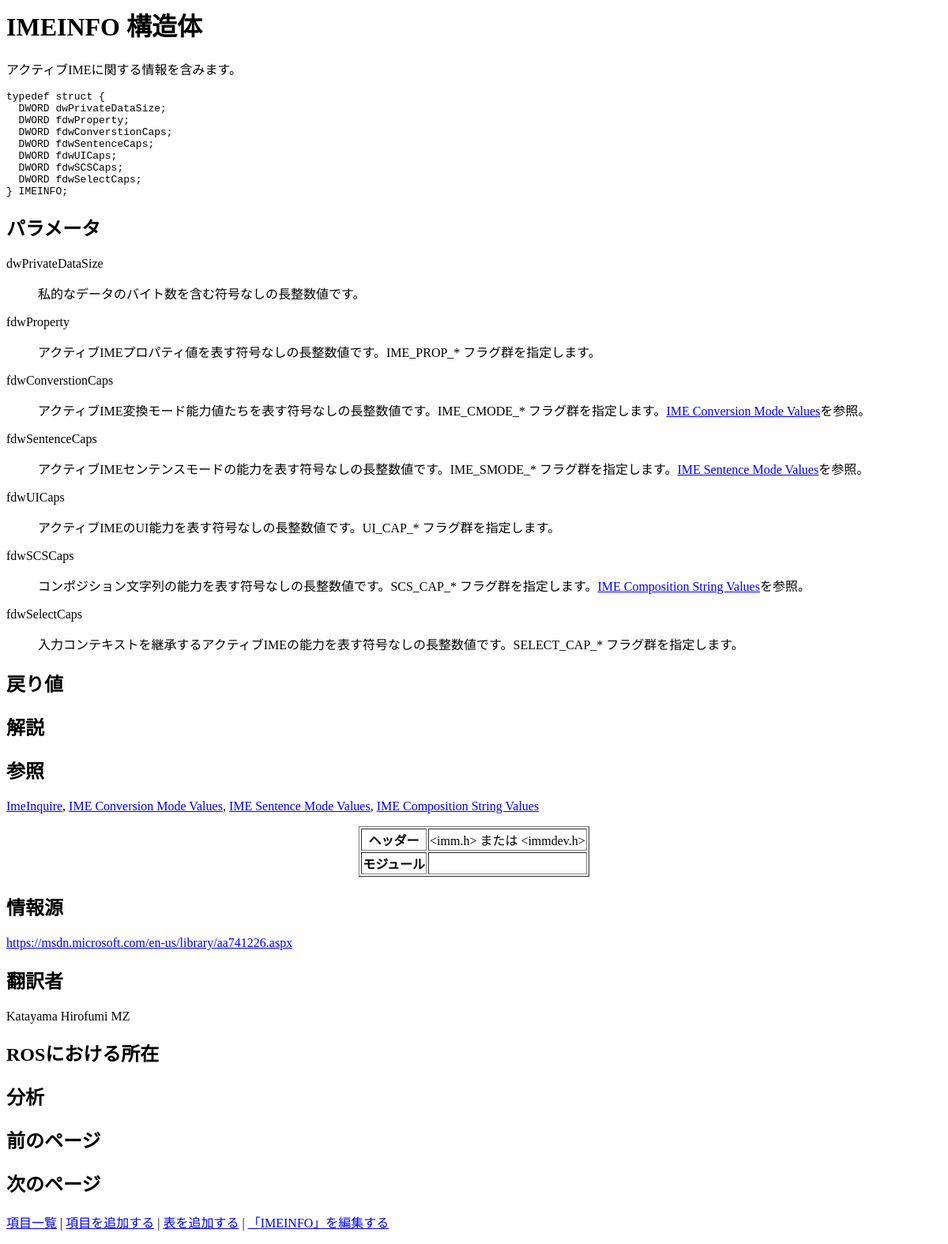
The page /show_entry.php?entry_name=IMEINFO on the database as committed earlier.
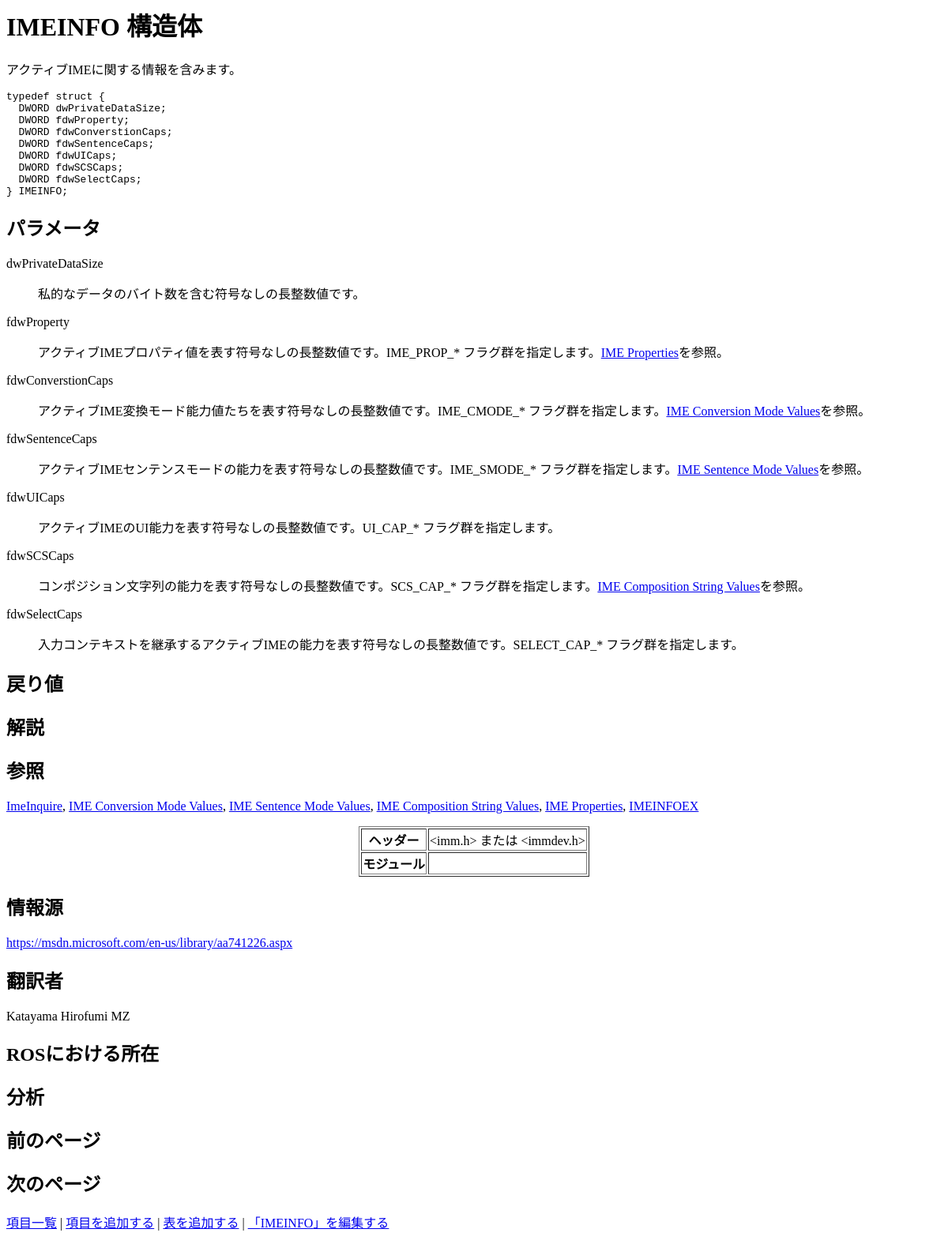
The same page on the database as committed later.
### tables this page shows
CREATE TABLE `entries` (
  `entry_name` varchar(60) NOT NULL,
  `entry_type` varchar(32) NOT NULL,
  `description` varchar(8192) DEFAULT NULL,
  `syntax` varchar(2048) DEFAULT NULL,
  `parameters` varchar(2048) DEFAULT NULL,
  `return_value` varchar(1024) DEFAULT NULL,
  `remarks` varchar(4096) DEFAULT NULL,
  `see_also` varchar(2048) DEFAULT NULL,
  `added_time` timestamp NOT NULL DEFAULT current_timestamp(),
  `modified_time` timestamp NOT NULL DEFAULT current_timestamp(),
  `header` varchar(128) DEFAULT NULL,
  `modules` varchar(128) DEFAULT NULL,
  `sources` varchar(256) DEFAULT NULL,
  `translators` varchar(128) DEFAULT NULL,
  `ros_location` varchar(256) DEFAULT NULL,
  `analysis` varchar(512) DEFAULT NULL,
  `prev_page` varchar(64) NOT NULL,
  `next_page` varchar(64) NOT NULL
);

### show_entry.php (the view, shortened to what this page needs)
<?php
function translate($text) {
	return $text;
}
function get_field($name) {
	global $assoc;
	if (isset($assoc) && isset($assoc[$name])) {
		return htmlspecialchars($assoc[$name]);
	}
	return NULL;
}
function get_paragraph($field) {
	$field = preg_replace('/\r\n/', "\n", $field);
	$field = preg_replace('/\n\n\n+/', "\n\n", $field);
	$field = preg_replace('/\n +\n/', "\n\n", $field);
	$paragraphs = explode("\n\n", $field);
	$array = array();
	foreach ($paragraphs as $paragraph) {
		if (preg_match('/^ *\* /', $paragraph)) {
			$items = preg_split('/(^|\n) *\*/', $paragraph);
			array_shift($items);
			$paragraph = "<ul>\n";
			foreach ($items as $item) {
				$paragraph .= "<li>";
				$paragraph .= $item;
				$paragraph .= "</li>\n";
			}
			$paragraph .= "</ul>\n";
		} else if (preg_match('/\[table:([^\]]+)\]/m', $paragraph, $matches)) {
			$paragraph = get_table($matches[1]);
		} else if (preg_match('/&lt;pre&gt;/m', $paragraph, $matches) &&
                   preg_match('/&lt;\/pre&gt;/m', $paragraph, $matches)) {
            $paragraph = str_replace("&lt;pre&gt;", "", $paragraph);
            $paragraph = str_replace("&lt;/pre&gt;", "", $paragraph);
            $paragraph = "<pre>" . $paragraph . "</pre>\n";
		} else {
			$paragraph = "<p>" . $paragraph . "</p>\n";
		}
		$array[] = $paragraph;
	}
	return implode("\n", $array);
}
function get_parameters($name) {
	$value = get_field($name);
	$lines = explode(constant('PARAM_SEP'), $value);
	$a = array();
	foreach ($lines as $line) {
		$a[] = explode(constant('PARAM_DASH'), $line);
	}
	$str = "<dl>\n";
	foreach ($a as $item) {
		$item[0] = trim($item[0]);
		$item[1] = trim($item[1]);
		$str .= "<dt>" . $item[0] . "</dt>\n";
		$str .= "<dd>" . get_paragraph($item[1]) . "</dd>\n";
	}
	$str .= "</dl>\n";
	return $str;
}
function get_sources($name) {
	$sources = get_field($name);
	return preg_replace('/^((https?|ftp)(:\/\/[-_.!~*\'()a-zA-Z0-9;\/?:\@&=+\$,%#]+))$/', '<a href="${1}" target="_blank">${1}</a>', $sources);
}
function get_see_also() {
	$see_also = get_field("see_also");
	if ($see_also) {
		$see_also = explode("|", $see_also);
		$a = array();
		foreach ($see_also as $item) {
			$item = trim($item);
			$a[] = "<a href=\"show_entry.php?entry_name=" . $item . "\">" . $item . "</a>";
		}
		return implode(", ", $a);
	}
	return "";
}
function replace_keyword($text) {
	$see_also = get_field("see_also");
	if ($see_also) {
		$see_also = explode("|", $see_also);
		sort($see_also);
		$see_also = array_reverse($see_also);
		foreach ($see_also as $item) {
			$item = trim($item);
			$text = preg_replace("/\\b" . $item . "\\b/",
				'<a href="show_entry.php?entry_name=' . $item . '">' . $item . "</a>",
				$text
			);
		}
	}
	return $text;
}
$names = array(
	'entry_name',
	'entry_type',
	'description',
	'syntax',
	'parameters',
	'return_value',
	'remarks',
	'see_also',
	'header',
	'modules',
	'sources',
	'translators',
	'ros_location',
	'analysis',
	'prev_page',
	'next_page'
);
$mysqli = new mysqli("localhost", "root");
if ($mysqli) {
	$mysqli->set_charset("utf8");
	$mysqli->select_db(constant('DB_NAME'));
	$q = "SELECT ";
	$i = 0;
	foreach ($names as $name) {
		if ($i != 0) {
			$q .= ", ";
		}
		$q .= $name;
		$i++;
	}
	$q .= " FROM entries ";
	$q .= "WHERE entry_name='";
	$q .= $mysqli->real_escape_string($_GET["entry_name"]);
	$q .= "'";
	$result = $mysqli->query($q);
	if ($result) {
		$assoc = $result->fetch_array(MYSQLI_ASSOC);
	} else {
		echo $mysqli->error;
	}
} else {
	echo "cannot connect";
}
?><html><head>
</head>
<body>
<h1><?= translate(get_field("entry_name")) . " " . get_field("entry_type") ?></h1>
<?= replace_keyword(get_paragraph(get_field("description"))) ?>
<pre><?= get_field("syntax") ?></pre>
<h2>パラメータ</h2>
<?= replace_keyword(get_parameters("parameters"))  ?>
<h2>戻り値</h2>
<h2>解説</h2>
<h2>参照</h2>
<p>
	<?= get_see_also() ?>
</p>
<table border="1" align="center">
	<tr>
		<th>ヘッダー</th>
		<td><?= get_field("header") ?></td>
	</tr>
	<tr>
		<th>モジュール</th>
		<td><?= get_field("modules") ?></td>
	</tr>
</table>
<h2>情報源</h2>
<p>
	<?= get_sources("sources") ?>
</p>
<h2>翻訳者</h2>
<p>
	<?= get_sources("translators") ?>
</p>
<h2>ROSにおける所在</h2>
<h2>分析</h2>
<h2>前のページ</h2>
<h2>次のページ</h2>
<p>
	<a href="entries.php">項目一覧</a> |
	<a href="add_entry.php">項目を追加する</a> |
	<a href="add_table.php">表を追加する</a> |
	<a href="edit_entry.php?entry_name=<?= $_GET["entry_name"] ?>">「<?= $_GET["entry_name"] ?>」を編集する</a>
</p>
</body></html>

Rows that differ between the two databases and show on the page:
changed entries "IMEINFO": see_also "ImeInquire IME Conversion Mode Values IME Sentence Mode Values IME Composition String Values" → "ImeInquire IME Conversion Mode Values IME Sentence Mode Values IME Composition String Values IME Properties IMEINFOEX"
Other text that changed with them:
get_see_also(): ", , ," → ", , , , ,"
new list line: "fdwProperty アクティブIMEプロパティ値を表す符号なしの長整数値です。IME_PROP_* フラグ群を指定します。 IME Properties を参照。"
list line gone: "fdwProperty アクティブIMEプロパティ値を表す符号なしの長整数値です。IME_PROP_* フラグ群を指定します。"
